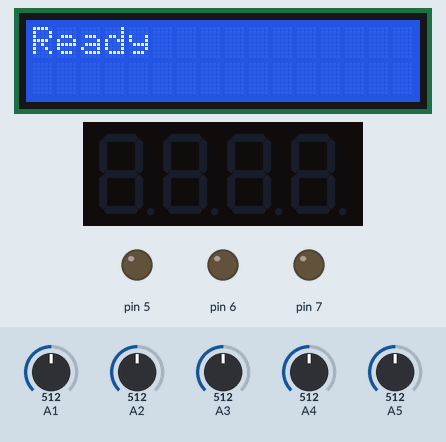
Recording of a sketch running on a simulated Arduino Uno, built with avr-gcc and run on an emulated ATmega328P. On the bench: 16×2 character LCD, 4-digit seven-segment display, output pins drawn as LEDs (lit = HIGH). Inputs (shaded band) come from the test bench; at power-on: A5 = 512, A2 = 512, A4 = 512, A1 = 512, A3 = 512. Random numbers use the default seed unless the sketch sets one.

Above: at 0.6 s.
At 5.0 s:
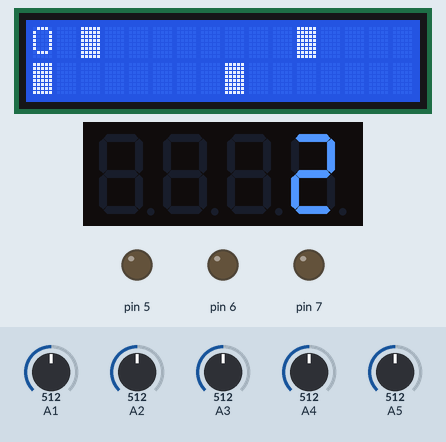
5.1 s: A5 set to 12
7.4 s: A5 set to 9
At 9.2 s:
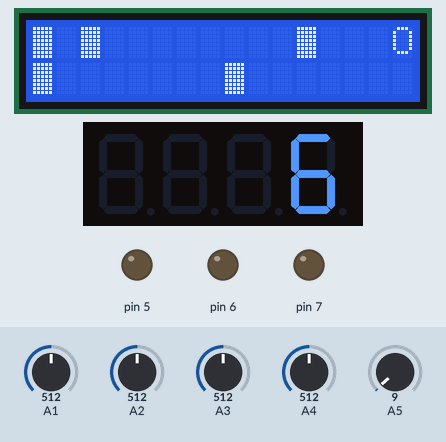
9.3 s: A2 set to 12
11.7 s: A2 set to 9
At 13.1 s:
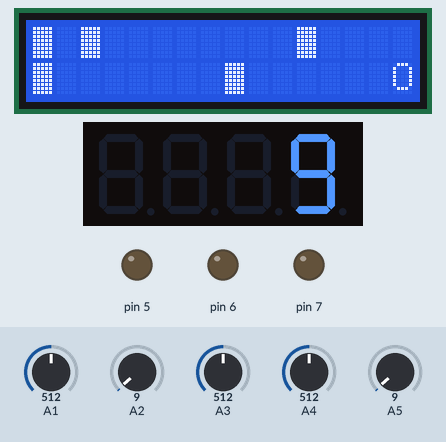
14.7 s: A4 set to 6
At 16.0 s:
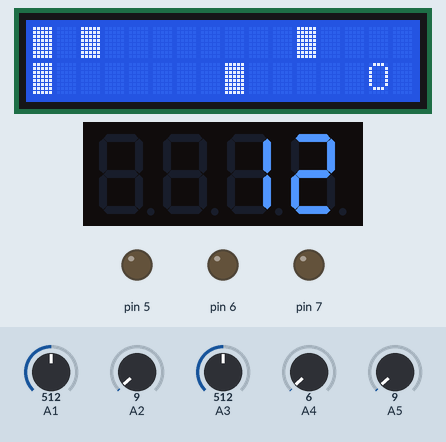
16.9 s: A5 set to 25
At 19.5 s:
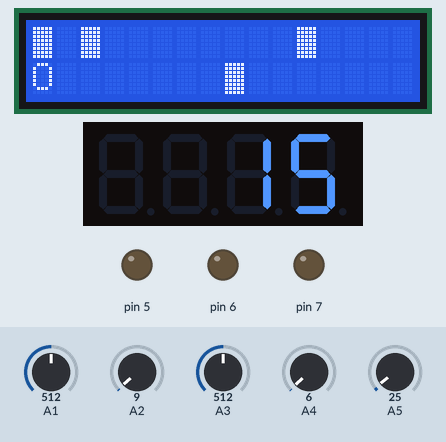
Timing chart, 0 to 20.4 s (numbered marks = the images above; inputs shaded):
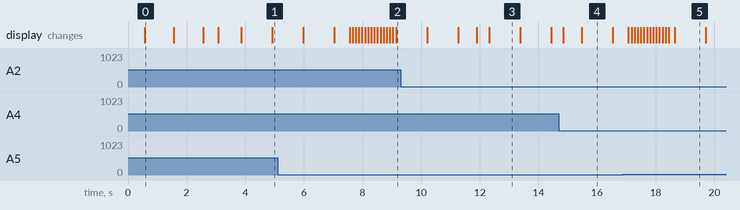

The sketch:

project.ino
```cpp
#include <LiquidCrystal.h>
LiquidCrystal lcd(13, 12, 11, 10, 9, 8);

#include <TM1637Display.h>
#define CLK 2
#define DIO 3
TM1637Display display = TM1637Display(CLK, DIO);

const int DIFFICULTY = 5;

int leftButton;
int rightButton;
int downButton;
int upButton;
int selectButton;
bool failure;

char index[16][2];

int cursorX;
int cursorY;

int numX[DIFFICULTY];
int numY[DIFFICULTY];
int currentNumber;

int pastTime = 0;
int currentTime = 0;
int timer = 0;

void setup() {
  for (int i = 0; i < 16; i++) {
    for (int j = 0; j < 2; j++) {
      index[i][j] = '0';
    }
  }

  pinMode(6,OUTPUT);
  pinMode(7,OUTPUT);
  pinMode(5,OUTPUT);

  // Display Setup
  lcd.begin(16,2);
  lcd.clear();
  display.setBrightness(7);
  delay(500);

  // Countdown
  lcd.setCursor(0,0);
  lcd.print("Ready");
  delay(1000);
  lcd.setCursor(0,0);
  lcd.clear();
  lcd.setCursor(0,0);
  lcd.print("Set");
  delay(1000);
  lcd.setCursor(0,0);
  lcd.clear();
  delay(500);

  // Display the numbers
  bool copy;
  randomSeed(analogRead(A0));
  for (int n = 0; n < DIFFICULTY; n++) {
    numX[n] = random(0,16); // Generate a random spot for the number
    numY[n] = random(0,2);
    copy = false;
    for (int i = 0; i < n; i++) { // Check if that spot is already used for a previous number
      if (numX[i] == numX[n] && numY[i] == numY[n]) {
        n--;
        copy = true;
      }
    }
    if (copy == false) { // Display the number
      index[numX[n]][numY[n]] = 'X';
    }
  }

  lcd.clear();
  for (int n = 0; n < DIFFICULTY; n++) {
    lcd.setCursor(numX[n],numY[n]);
    lcd.print(n+1);
  }
  delay(750);

  // Blot out the numbers
  for (int n = 0; n < DIFFICULTY; n++) {
    lcd.setCursor(numX[n],numY[n]);
    lcd.write(255);
  }

  cursorX = 0;
  cursorY = 0;
  currentNumber = 1;
  failure = false;
}

void loop() {
  leftButton = analogRead(A4);
  rightButton = analogRead(A5);
  downButton = analogRead(A2);
  upButton = analogRead(A3);
  selectButton = analogRead(A1);

  // Timer
  currentTime = millis();
  if ((currentTime - pastTime) >= 1000) {
    timer++;
    pastTime = currentTime;
  }
  display.showNumberDec(timer);

  // Draw the screen
  for (int i = 0; i < 16; i++) {
    for (int j = 0; j < 2; j++) {
      lcd.setCursor(i,j);
      if (index[i][j] == '0') {
        lcd.print(" ");
      }
      else if (index[i][j] == 'X') {
        lcd.write(255);
      }
      else {
        lcd.write(index[i][j] + 48);
      }
    }
  }

  // Print an 'O' for the cursor
  lcd.setCursor(cursorX,cursorY);
  lcd.print("O");
  lcd.setCursor(cursorX,cursorY);

  // Move the cursor around
  if (rightButton <= 10 && cursorX < 15) {
    cursorX++;
  }
  if (leftButton <= 10 && cursorX > 0) {
    cursorX--;
  }
  if (upButton <= 10) {
    cursorY = 0;
  }
  if (downButton <= 10) {
    cursorY = 1;
  }

  //Select button
  if (selectButton <= 10) {
    if (index[cursorX][cursorY] == 'X') {
      if (numX[currentNumber-1] == cursorX && numY[currentNumber-1] == cursorY) {
        index[cursorX][cursorY] = currentNumber;
        currentNumber++;
        digitalWrite(6, LOW);
        digitalWrite(5, LOW);

        digitalWrite(7, HIGH);
        if (currentNumber == DIFFICULTY+1) {
          lcd.clear();
          lcd.setCursor(0,0);
          lcd.print("Congrats!");
          exit(0);
        }
        else {
          delay(750);
          digitalWrite(6, LOW);
          digitalWrite(5, LOW);
          digitalWrite(7, LOW);
        }
      }
      else {
        lcd.clear();
        lcd.setCursor(0,0);
        lcd.print("Haha, you failed");
        digitalWrite(6, HIGH);
        digitalWrite(5, LOW);
        digitalWrite(7, LOW);
        exit(0);
      }
    }
  }

  delay(75);
}
```

Measured:
- the behaviour switches between 11 and 10 on A5 (found by bisection; images 1 and 2)
- the behaviour switches between 11 and 10 on A2 (found by bisection; images 2 and 3)
- what the display in image 0 shows lasts 1.0 s, from 0.6 s to 1.6 s
- what the display in image 3 shows lasts 1.1 s, from 12.3 s to 13.4 s
